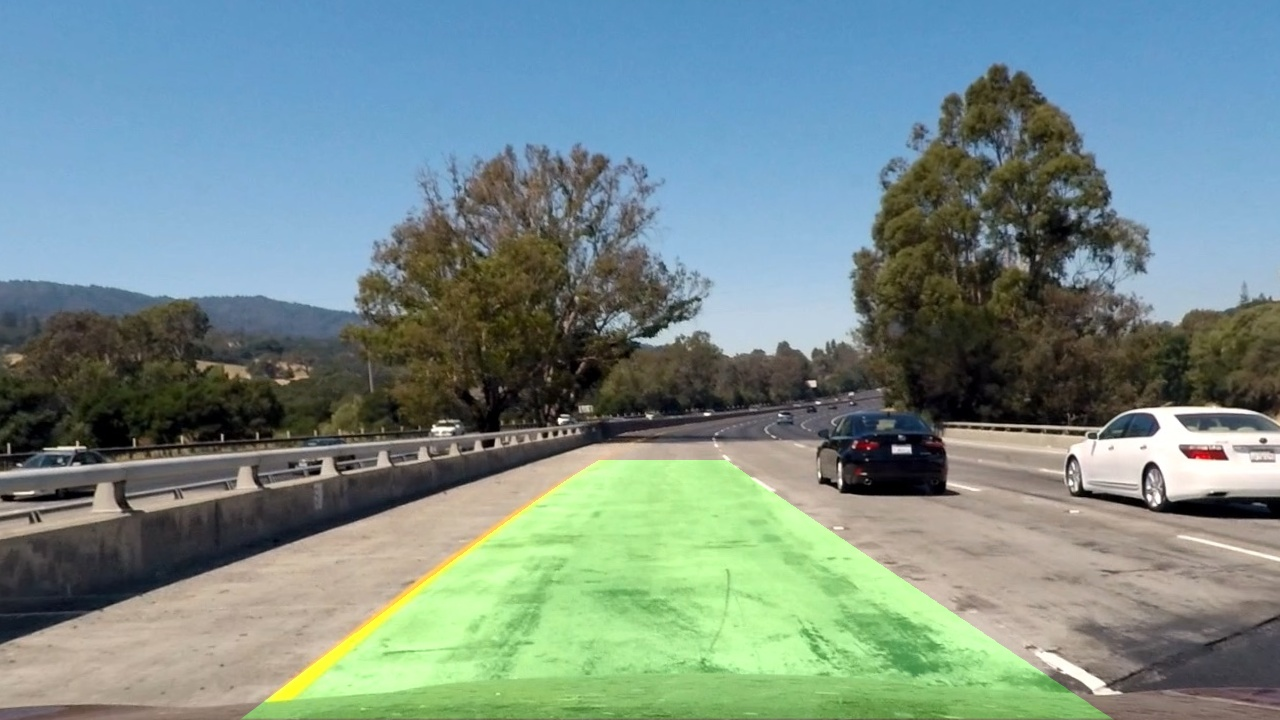
#> input picture final_test_images/test1.jpg, 1280 x 720 px, found by its file name
$ jupyter execute --allow-errors main.ipynb   (older library calls are emulated)
#> lines starting #> are read from the running program, lines starting #| are printed output that depends on the picture
#> further down, image is the input picture: shape (720, 1280, 3); mean B, G, R 136.2, 140.6, 119.3
[cell 1]
import numpy as np
import glob
import cv2
from moviepy.editor import VideoFileClip
import matplotlib.pyplot as plt

def showImage(image):
    image = cv2.cvtColor(image, cv2.COLOR_BGR2RGB)
    plt.axis('off')
    plt.imshow(image)
    plt.show()

[cell 2]
"""
This class contain all the hyperparameter that we have to tune to get the best result
"""
class Config:
    def __init__(self):
        #CAMERA CALIBRATION
        self.CHESSBOARD_SIZE = (9, 6)

        #COLOR AND GRADIENT SPACE
        self.SOBEL_KERNEL_SIZE = 15
        self.ABSOLUTE_GRADIENT_THRESHOLD = (30, 100)
        self.MAGNITUDE_GRADIENT_THRESHOLD = (30, 100)
        self.DIRECTION_GRADIENT_THRESHOLD = (0.7, 1.3)
        self.COLOR_CHANNEL = 'S'
        self.COLOR_CHANNEL_THRESHOLD = (170, 255)

        #PERSPECTIVE TRANSFORMATION
        self.PERSPECTIVE_SRC = np.float32([
            [580, 460],
            [205, 720],
            [1110, 720],
            [703, 460]
        ])
        self.PERSPECTIVE_DST = np.float32([
            [250, 0],
            [250, 720],
            [960, 720],
            [960, 0]
        ])

        #FINAL LANE DETECTION USING SLIDING WINDOW
        self.NUMBER_OF_WINDOWS = 9
        self.WINDOW_MARGIN = 100
        self.MINIMUM_PIXEL_IN_WINDOW = 50
        self.METER_PER_PIXEL_X = 3.7/700
        self.METER_PER_PIXEL_Y = 32.0/720
        self.N_FRAMES = 25

[cell 3]
class CameraCalibration:

    def __init__(self, calib_image_dir, chessboard_size):
        self.chessboard_size = chessboard_size
        self.calib_image_dir = calib_image_dir
        self.objectPoints = []
        self.imagePoints = []

        self.setCalibrationPoints()

    def setCalibrationPoints (self):

        # define 3d object point of chessboard_size
        objectP = np.zeros((self.chessboard_size[0]*self.chessboard_size[1], 3), np.float32)
        objectP[:,:2] = np.mgrid[0:self.chessboard_size[0], 0:self.chessboard_size[1]].T.reshape(-1, 2)
        images = glob.glob(self.calib_image_dir + '*')

        for fname in images:
            image = cv2.imread(fname)
            gray = cv2.cvtColor(image, cv2.COLOR_BGR2GRAY)

            #find corners from the chessboard images
            ret, corners = cv2.findChessboardCorners(gray, self.chessboard_size, None)

            if ret == True:
                self.objectPoints.append(objectP)
                self.imagePoints.append(corners)

                cv2.drawChessboardCorners(image, self.chessboard_size, corners, ret)

    def undistortImage (self, image):

        imageSize = (image.shape[1], image.shape[0])
        #compute camera matrix and distortion coefficients
        ret, camera_matrix, distCoeffs, rvecs, tvecs = cv2.calibrateCamera(self.objectPoints, self.imagePoints, imageSize, None, None)

        undistorted_image = cv2.undistort(image, camera_matrix, distCoeffs, None, camera_matrix)

        return undistorted_image

[cell 4]
"""
Below class compute color and gradient threshold of the image
"""
class ColorGradientSpace:
    def __init__ (self, absGradThreshold=(0,255), magGradThreshold=(0,255),
                  dirGradThreshold=(0,255), colorThreshold=(0,255), kernel_size=3, colorChannel='S'):
        self.absGradThreshold = absGradThreshold
        self.magGradThreshold = magGradThreshold
        self.dirGradThreshold = dirGradThreshold
        self.colorThreshold = colorThreshold
        colorChannelDict = {'H': 0, 'L': 1, 'S': 2}
        self.colorChannel = colorChannelDict[colorChannel]
        self.sobel_kernel = kernel_size

    # [15 lines left out: function absoluteGradient, not called in this run]

    def magnitudeGradient (self, image, thresh=(0, 255)):
#> called with thresh = (0, 255)
        gray = cv2.cvtColor(image, cv2.COLOR_BGR2GRAY)
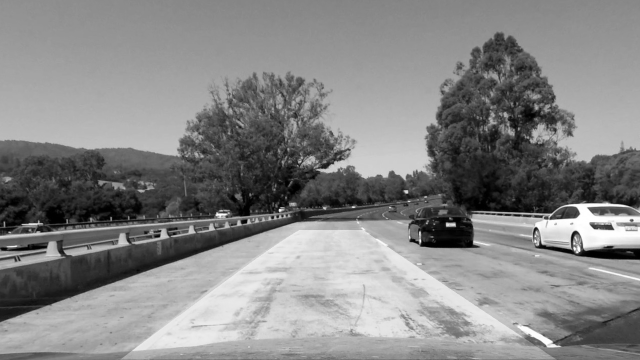
#> gray: shape (720, 1280) (shown at 1/2 size); min 0, max 255, mean 133.7

        sobelx = cv2.Sobel(gray, cv2.CV_64F, 1, 0, ksize=self.sobel_kernel)
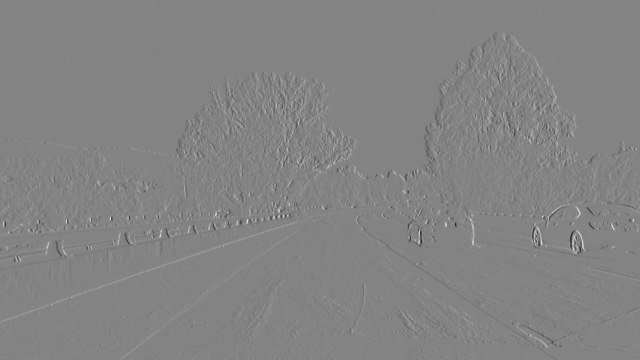
#> sobelx: shape (720, 1280) float64 (shown at 1/2 size); min -807, max 757, mean 0.1; drawn with min black and max white
        sobely = cv2.Sobel(gray, cv2.CV_64F, 0, 1, ksize=self.sobel_kernel)
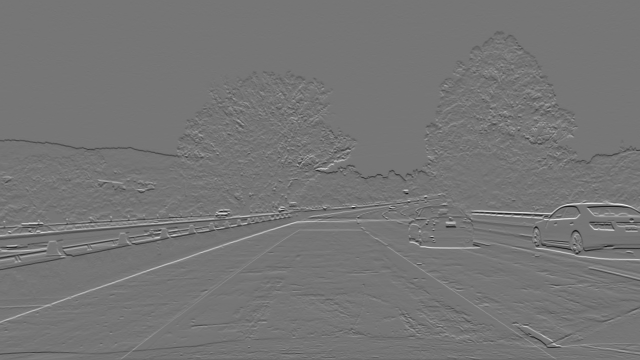
#> sobely: shape (720, 1280) float64 (shown at 1/2 size); min -686, max 796, mean -0.2; drawn with min black and max white

        abs_sobel = np.sqrt(sobelx**2, sobely**2)
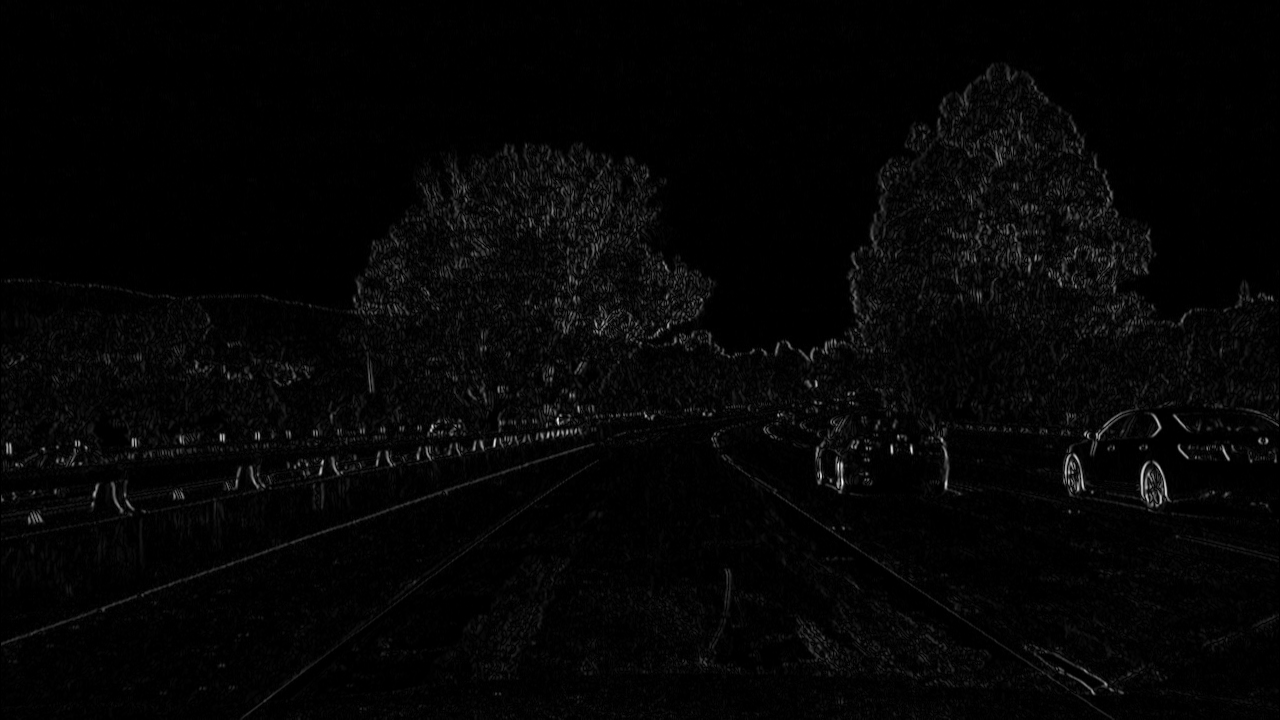
#> abs_sobel: shape (720, 1280) float64; min 0, max 807, mean 17.9; drawn with min black and max white
        scaled_img = np.uint8(255*abs_sobel/np.max(abs_sobel))

        mag_binary = np.zeros_like(scaled_img)
        mag_binary[(scaled_img <= thresh[1]) & (scaled_img >= thresh[0])] = 255
        return mag_binary

    # [46 lines left out: functions directionGradient, HLSChannel, gradientCombined, colorGradientCombined, not called in this run]

[cell 5]
image = cv2.imread('./calibrated_test_images/test1.jpg')
colorGradientSpace = ColorGradientSpace()
output_image = colorGradientSpace.magnitudeGradient(image)
#> output_image: shape (720, 1280); every value is 255
showImage(image)

[cell 6]
class BirdEye:
    def __init__(self, src, dst):
        self.src = src
        self.dst = dst

    # [7 lines left out: function warper, not called in this run]

[cell 7]
"""
This class contain information of the line
"""
class Line():
    def __init__(self):
        # was the line detected in the last iteration?
        self.detected = False
        # x values of the last n fits of the line
        self.recent_xfitted = []
        #average x values of the fitted line over the last n iterations
        self.bestx = None
        #polynomial coefficients for the last n fit
        self.recent_fits = []
        #polynomial coefficients averaged over the last n iterations
        self.best_fit = None
        #polynomial coefficients for the most recent fit
        self.current_fit = [np.array([False])]
        #radius of curvature of the line in some units
        self.radius_of_curvature = None
        #distance in meters of vehicle center from the line
        self.line_base_pos = None
        #difference in fit coefficients between last and new fits
        self.diffs = np.array([0,0,0], dtype='float')
        #x values for detected line pixels
        self.allx = None
        #y values for detected line pixels
        self.ally = None

"""
This class detect lane from the image using sliding window technique
"""
class LaneDetect():
    def __init__(self, n_windows, margin, minpix, xm_per_pixel, ym_per_pixel, n_frames):
        self.n_windows = n_windows
        self.margin = margin
        self.minpix = minpix
        self.xm_per_pixel = xm_per_pixel
        self.ym_per_pixel = ym_per_pixel
        self.n_frames = n_frames
        self.leftLine = Line()
        self.rightLine = Line()

    # [110 lines left out: functions find_lane_pixels_sliding_window, fit_polynomial, sliding_window, search_from_prior, get_curvature, not called in this run]

    def get_vehicle_position_text (self):
        return '{0:.2f} m towards left from centre'.format(self.leftLine.line_base_pos - self.rightLine.line_base_pos)

    # [41 lines left out: functions updateLine, detectLine, not called in this run]

[cell 8]
class AdvancedLaneDetection ():
    def __init__(self):
        self.config = Config()
        self.frame_count = 0

        self.left_rc, self.right_rc = (None, None)
        self.vehicle_position_text = ''
        self.cameraCalibration = CameraCalibration('./camera_cal/', self.config.CHESSBOARD_SIZE)

        self.colorGradientSpace = ColorGradientSpace(self.config.ABSOLUTE_GRADIENT_THRESHOLD, self.config.MAGNITUDE_GRADIENT_THRESHOLD,
                    self.config.DIRECTION_GRADIENT_THRESHOLD, self.config.COLOR_CHANNEL_THRESHOLD, self.config.SOBEL_KERNEL_SIZE, self.config.COLOR_CHANNEL)

        self.perspectiveTransform = BirdEye(self.config.PERSPECTIVE_SRC, self.config.PERSPECTIVE_DST)

        self.laneDetect = LaneDetect(self.config.NUMBER_OF_WINDOWS, self.config.WINDOW_MARGIN, self.config.MINIMUM_PIXEL_IN_WINDOW,
                                 self.config.METER_PER_PIXEL_X, self.config.METER_PER_PIXEL_Y, self.config.N_FRAMES)

    def pipeline (self, image):

        undist_image = self.cameraCalibration.undistortImage(image)

$ run again, with final_test_images/test2.jpg copied over final_test_images/test1.jpg
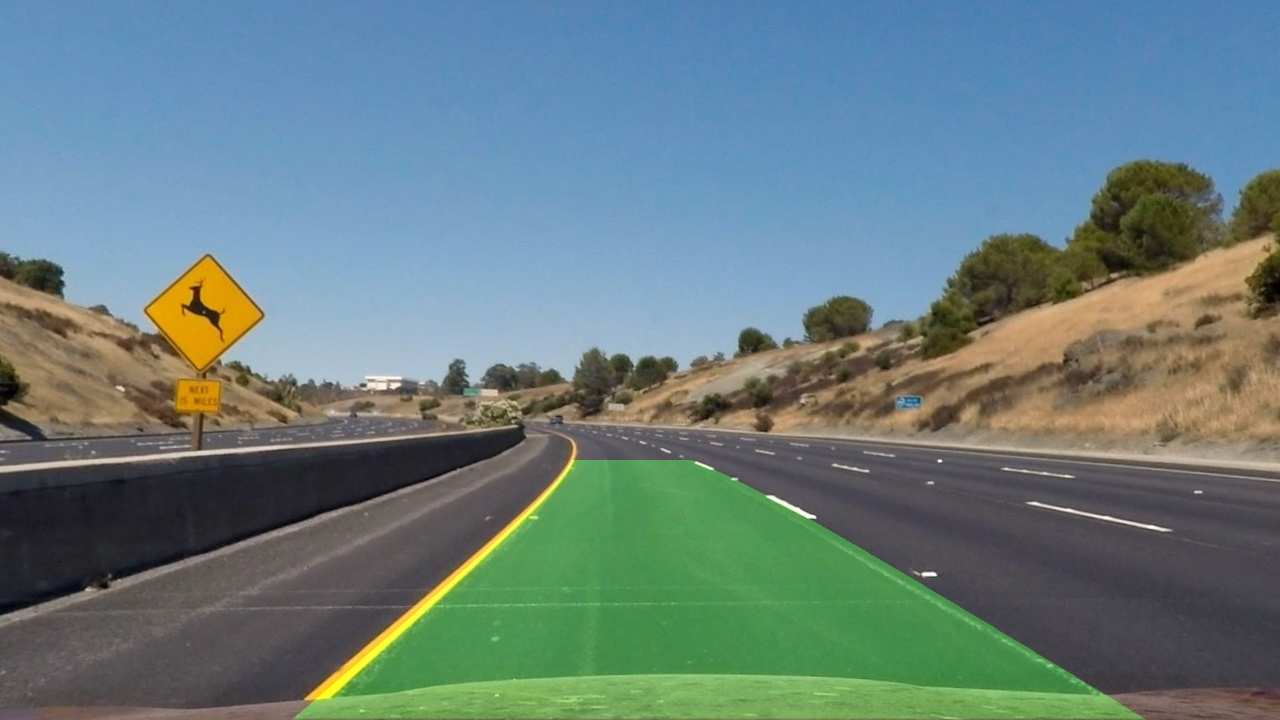
#> input picture final_test_images/test2.jpg, 1280 x 720 px, found by its file name
#> image is the input picture: shape (720, 1280, 3); mean B, G, R 126.3, 126.2, 103.9
#> in magnitudeGradient, `sobely = cv2.Sobel(gray, cv2.CV_64F, 0, 1, ksize=self.sobel_kernel)`:
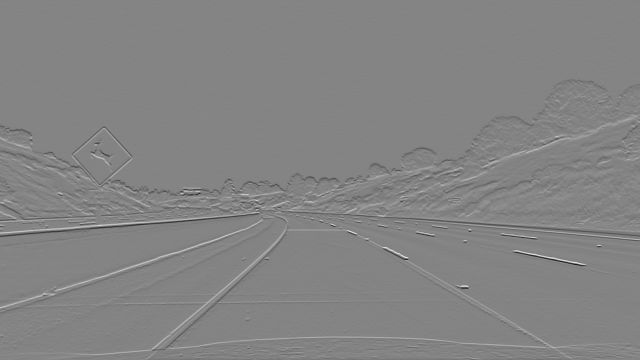
#> sobely: shape (720, 1280) float64 (shown at 1/2 size); min -729, max 680, mean -0.1; drawn with min black and max white
#> in magnitudeGradient, `abs_sobel = np.sqrt(sobelx**2, sobely**2)`:
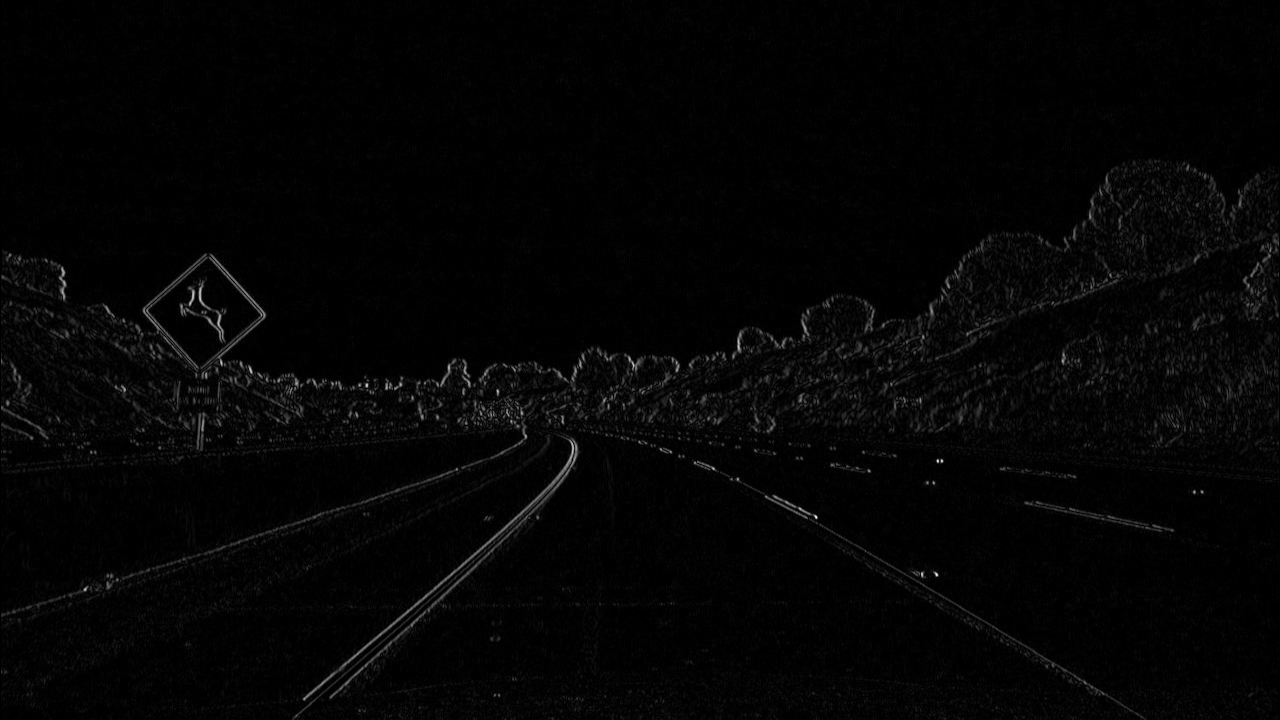
#> abs_sobel: shape (720, 1280) float64; min 0, max 535, mean 10.6; drawn with min black and max white
#> output_image: shape (720, 1280); every value is 255

$ run again, with final_test_images/test3.jpg copied over final_test_images/test1.jpg
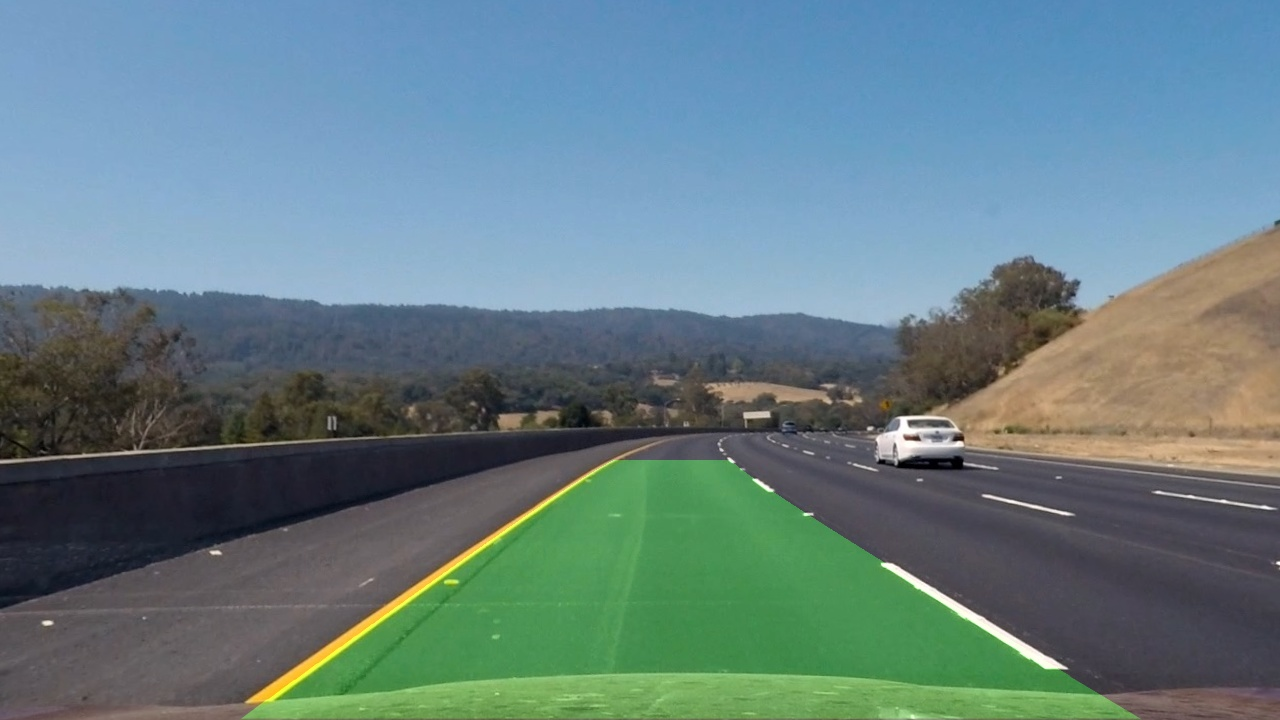
#> input picture final_test_images/test3.jpg, 1280 x 720 px, found by its file name
#> image is the input picture: shape (720, 1280, 3); mean B, G, R 131.2, 126.7, 101.5
#> in magnitudeGradient, `sobelx = cv2.Sobel(gray, cv2.CV_64F, 1, 0, ksize=self.sobel_kernel)`:
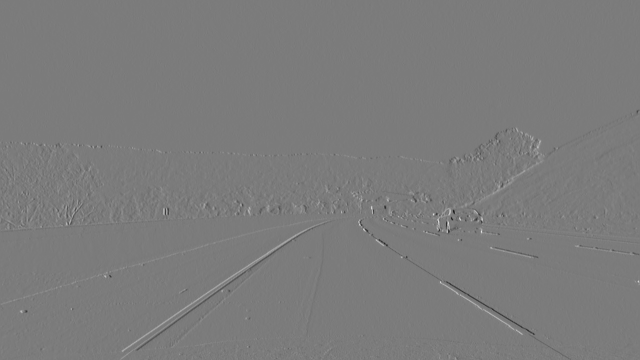
#> sobelx: shape (720, 1280) float64 (shown at 1/2 size); min -542, max 574, mean 0.1; drawn with min black and max white
#> in magnitudeGradient, `abs_sobel = np.sqrt(sobelx**2, sobely**2)`:
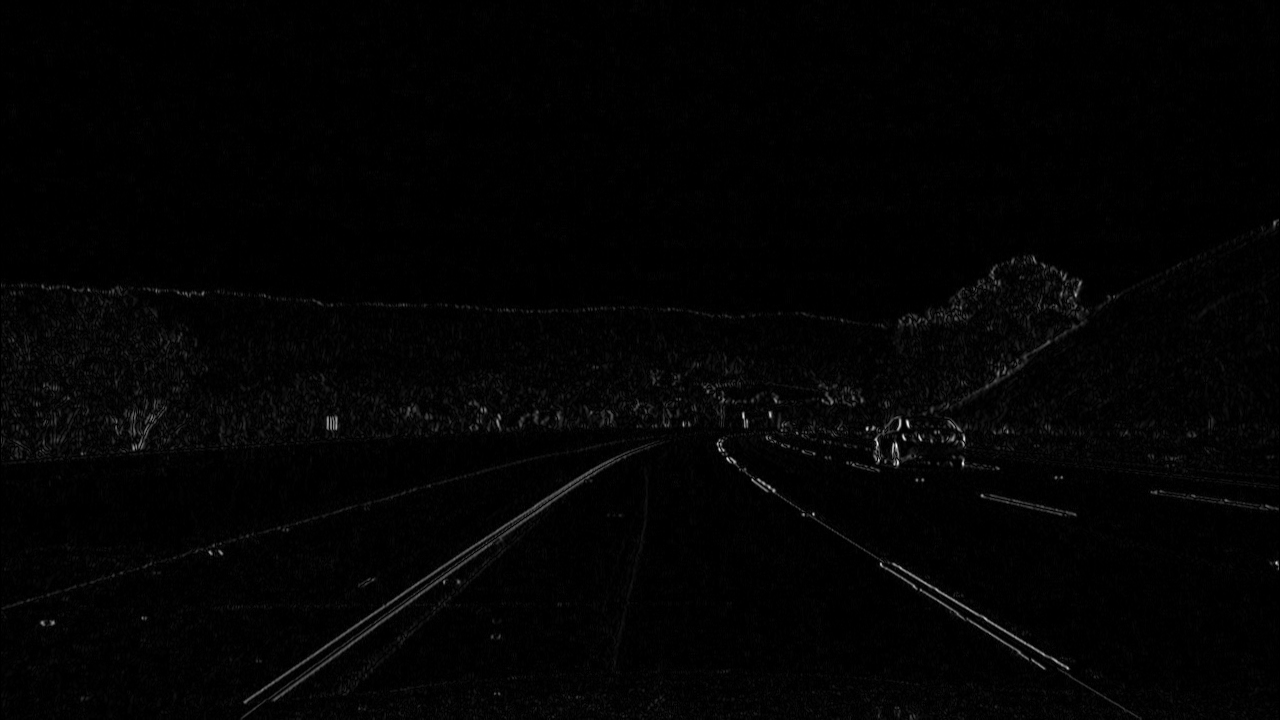
#> abs_sobel: shape (720, 1280) float64; min 0, max 574, mean 8.1; drawn with min black and max white
#> output_image: shape (720, 1280); every value is 255
